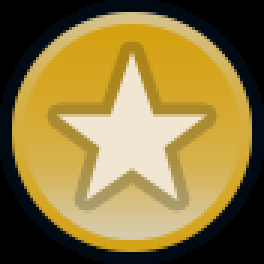
#> input picture assets/champ-favorite-flag.png, 88 x 88 px (shown 3 times larger)
$ python -i template_processor.py   (imports and definitions only)
#> lines starting #> are read from the running program, lines starting #| are printed output that depends on the picture; after the words box and inside, x2 and y2 are one past the last pixel; in counts of white or black regions, pixels touching at a corner belong together
### utils/logging.py
#!/usr/bin/env python3
# -*- coding: utf-8 -*-
"""
Logging configuration and utilities
"""

# Standard library imports
import os
import queue
import re
import sys
import threading
import time
from datetime import datetime
from pathlib import Path
from typing import Dict

# Third-party imports
import logging
import urllib3
from urllib3.exceptions import InsecureRequestWarning

# Local imports
from config import (
    LOG_MAX_FILE_SIZE_MB_DEFAULT,
    LOG_FILE_PATTERN, LOG_TIMESTAMP_FORMAT, LOG_SEPARATOR_WIDTH,
    PRODUCTION_MODE
)

# Add custom TRACE logging level (below DEBUG)
TRACE = 5
logging.addLevelName(TRACE, "TRACE")

# [4 lines left out: function trace, not called in this run]

# Add trace() method to Logger class
logging.Logger.trace = trace

# Global log mode (set by setup_logging)
_CURRENT_LOG_MODE = 'customer'
_NAMED_LOGGERS: Dict[str, logging.Logger] = {}

def get_log_mode() -> str:
    """Get the current logging mode"""
    return _CURRENT_LOG_MODE


class SanitizingFilter(logging.Filter):
    """
    Logging filter that sanitizes sensitive information and controls verbosity.

    Three modes:
    - customer: Clean, user-friendly logs (INFO+ only, no technical details)
    - verbose: Full technical details (DEBUG+, all pipeline info)
    - debug: Ultra-detailed (TRACE+, function traces, variable dumps)
    """

    # Patterns to sanitize (compiled regex for performance)
    PATTERNS = [
        # API URLs and endpoints
        (re.compile(r'https?://[^\s]+'), '[URL_REDACTED]'),
        # File paths - Windows paths only (C:\, D:\, etc. with backslashes)
        (re.compile(r'[A-Za-z]:\\[^\s]*'), '[PATH_REDACTED]'),
        # File paths - Unix paths (multiple slashes)
        (re.compile(r'/[^/\s]+/[^\s]+'), '[PATH_REDACTED]'),
        # Clean up partial path leaks after redaction (very aggressive - remove everything after [PATH_REDACTED])
        (re.compile(r'\[PATH_REDACTED\][^\n]*'), '[PATH_REDACTED]'),
        # Remove entire line with timing (don't leave empty lines)
        (re.compile(r'^\s*⏱️.*$', re.MULTILINE), ''),
        # Remove timing parts from detection messages
        (re.compile(r'\s*\|\s*Matching:.*$', re.MULTILINE), ''),
        (re.compile(r'\s*\|\s*Total:.*$', re.MULTILINE), ''),
        # Remove PID numbers (process IDs)
        (re.compile(r'PID:\s*\d+'), 'PID: [REDACTED]'),
        (re.compile(r'PID=\d+'), 'PID=[REDACTED]'),
        # API tokens/passwords (though these shouldn't be logged anyway)
        (re.compile(r'(token|password|pw|key|auth)["\s:=]+[^\s"]+', re.IGNORECASE), r'\1=[REDACTED]'),
        # Port numbers (could reveal implementation)
        (re.compile(r'port["\s:=]+\d+', re.IGNORECASE), 'port=[REDACTED]'),
        # GitHub repository references
        (re.compile(r'github\.com/[^\s/]+/[^\s/]+'), 'github.com/[REDACTED]'),
        # Specific implementation details
        (re.compile(r'(cslol|wad|injection|inject|dll|suspend|process|runoverlay|mkoverlay)', re.IGNORECASE), '[IMPL_DETAIL]'),
    ]

    # Sensitive message prefixes to completely suppress in customer mode
    SUPPRESS_PREFIXES = [
        # File/system initialization
        'File logging initialized',
        'Log file location:',
        '[ws] WebSocket',
        'LCU lockfile',
        '  - VERIFIED actual position:',

        # Qt/QWindowsContext messages (harmless COM warnings)
        'QWindowsContext:',
        'OleInitialize()',

        # Initialization messages (verbose/debug only)
        'Initializing ',
        '✓ ',
        'System tray manager started',
        'System tray icon started',
        'System ready',
        'Debug Mode:',
        'Thread ready',
        'Found ',
        'Language detected',
        'GPU detected',
        'Downloading ',
        'No new ',
        'Attempting to initialize',
        'WebSocket connected',

        # Chroma implementation details (too verbose)
        '[CHROMA] get_preview_path',
        '[CHROMA] Skin directory:',
        '[CHROMA] Looking for',
        '[CHROMA] ✅ Found preview:',
        '[CHROMA] ✅ ChromaPanelWidget parented',
        '[CHROMA] ✅ OpeningButton parented',
        '[CHROMA] Panel widgets created',
        '[CHROMA] Button:',
        '[CHROMA] First skin detected',

        # Implementation details
        '[COMPUTE]',
        '[timing]',
        '[change]',
        '[CACHE-HIT]',
        '[running]',
        '[stopped]',

        # Injection implementation details
        '[inject]',
        '[INJECT] on_champion_locked',
        '[INJECT] Background initialization',

        # Loadout timer spam
        '[loadout #',
        'T-',
        '⏰ Loadout ticker',

        # Lock details
        '[locks]',
        '🌹 Champion locked:',

        # LCU scraper details
        '[LCU-SCRAPER]',
        '[LCU] Loaded',
        'owned skins',

        # Thread lifecycle spam
        '✓ Phase thread',
        '✓ LCU Monitor',
        '✓ All threads',

        # Chroma checking spam (any [CHROMA] message)
        '[CHROMA]',

        # Status icon updates and app status sections (verbose only)
        'Locked icon shown',
        'Wilted Rose icon shown',
        'Bloomed Rose icon shown',
        '[APP STATUS]',
        '📍 System tray',
        '📊 App status',
        '🥀 APP STATUS',
        '🌹 APP STATUS',
        '   📋 ',  # Detail lines with this prefix
        '   ⏳ ',
        '   ✅ ',
        '   🎯 ',
        '   •',   # Bullet points

        # Repository/skin download details
        'Using repository ZIP downloader',
        'skins, skipping download',
        'preview images',
        '📥 STARTING SKIN DOWNLOAD',
        '✅ SKIN DOWNLOAD COMPLETED',

        # Skin detection details (show detection, hide verbose sub-details)
        '   📋 Champion:',  # Hide verbose champion detail line
        '   🔍 Source:',    # Hide "Source: LCU API + English DB"

        # Initialization details
        '🤖 INITIALIZED',
        'Thread updated',
        '   ⏱️',  # Timing measurements

        # Game state details (keep Phase transitions, hide verbose details)
        '👥 Players:',
        '🎮 Entering ChampSelect',
        '   • Mode:',
        '   • Remaining:',
        '   • Hz:',
        '   • Phase:',
        '   • ID:',
        '   • Locked:',

        '⚠️  This should only',

        # Game process monitoring (reveals technique)
        '👁️ GAME',
        '[[IMPL_DETAIL]] Starting game monitor',
        '🎮 Game [IMPL_DETAIL] found',
        '⏸️ Game',
        '▶️ Game resumed',
        '⚙️ Game loading',
        '❄️ mkoverlay',
        '⚡ mkoverlay',
        '🚀 Running overlay:',
        '   • Auto-resume:',
        'PID=[REDACTED], status=',

        # Timing (suppress any message starting with timing emoji)
        '⏱️',

        # Phase spam
        '🧹 Killed all',
    ]

    # [64 lines left out: functions __init__, filter, not called in this run]


class SizeRotatingCompositeHandler(logging.Handler):
    """
    A handler that delegates to an inner file handler and rolls over
    to a new file when the current file size reaches a threshold.

    - Creates files as: base.ext, base.ext.1, base.ext.2, ...
    - Does not delete on rotation (retention handled separately on startup)
    """
    # [368 lines left out: functions __init__, _compute_current_path, _apply_stored_config, _maybe_rotate, emit, setFormatter and 4 more, not called in this run]


def get_logger(name: str = "tracer") -> logging.Logger:
    """Get a logger instance"""
    return logging.getLogger(name)


# [120 lines left out: functions get_named_logger, cleanup_logs, _clear_log_file, not called in this run]


def cleanup_logs_on_startup():
    """Clean up old log files when the application starts"""
    cleanup_logs()


# ==================== Pretty Logging Helpers ====================

# [99 lines left out: functions log_section, log_event, log_action, log_success, log_status, not called in this run]

### character_recognition/template_processor.py
#!/usr/bin/env python3
"""
Template processing module for cleaning character templates.

Removes background white pixels and crops templates to fit tightly around the main character.
"""

import cv2
import numpy as np
from pathlib import Path
from typing import List, Tuple, Optional
from utils.logging import get_logger

log = get_logger()


def find_largest_connected_component(binary_img: np.ndarray) -> Tuple[np.ndarray, Tuple[int, int, int, int]]:
    """
    Find the largest connected component in a binary image and remove all others.

    Args:
        binary_img: Binary image (0 = black, 255 = white)

    Returns:
        Tuple of (cleaned_image, bounding_box) where bounding_box is (x, y, w, h)
    """
    # Find connected components on the original image
    # We need to work with white pixels (255) as foreground
    num_labels, labels, stats, centroids = cv2.connectedComponentsWithStats(binary_img, connectivity=8)

    if num_labels <= 1:  # Only background
        return binary_img, (0, 0, binary_img.shape[1], binary_img.shape[0])

    # Find the largest WHITE component
    # We need to find components that are white (255), not black (0)
    largest_area = 0
    largest_label = 1

    for i in range(1, num_labels):
        # Check if this component is actually white (255) pixels
        component_mask = (labels == i)
        white_pixels = np.sum((binary_img == 255) & component_mask)

        if white_pixels > largest_area:
            largest_area = white_pixels
            largest_label = i

    # Create a clean image with only the largest white component
    clean_img = np.zeros_like(binary_img)
    clean_img[labels == largest_label] = 255

    # Get bounding box of largest component
    x = stats[largest_label, cv2.CC_STAT_LEFT]
    y = stats[largest_label, cv2.CC_STAT_TOP]
    w = stats[largest_label, cv2.CC_STAT_WIDTH]
    h = stats[largest_label, cv2.CC_STAT_HEIGHT]

    # Crop to the largest component
    cropped = clean_img[y:y+h, x:x+w]

    return cropped, (x, y, w, h)


def crop_to_character(template_img: np.ndarray, min_padding: int = 2) -> np.ndarray:
    """
    Crop template image to fit tightly around the main character.

    Args:
        template_img: Template image to process
        min_padding: Minimum padding to keep around the character

    Returns:
        Cropped template image
    """
    # Ensure image is binary
    if len(template_img.shape) == 3:
        template_img = cv2.cvtColor(template_img, cv2.COLOR_BGR2GRAY)

    # Ensure binary (0 or 255)
    _, binary_img = cv2.threshold(template_img, 127, 255, cv2.THRESH_BINARY)

    # Find the largest connected component (the main character)
    cropped, (x, y, w, h) = find_largest_connected_component(binary_img)

    # Add minimum padding
    h, w = cropped.shape
    padded = np.zeros((h + 2*min_padding, w + 2*min_padding), dtype=np.uint8)
    padded[min_padding:h+min_padding, min_padding:w+min_padding] = cropped

    return padded


# [134 lines left out: functions process_template_file, process_all_templates, main, not called in this run]


# [2 lines not run here, left out]

>>> import cv2
>>> picture = cv2.imread('../assets/champ-favorite-flag.png')
#> picture is the input picture: shape (88, 88, 3); mean B, G, R 62.9, 118.5, 137.9
>>> result = crop_to_character(picture)
#> in crop_to_character, `template_img = cv2.cvtColor(template_img, cv2.COLOR_BGR2GRAY)`:
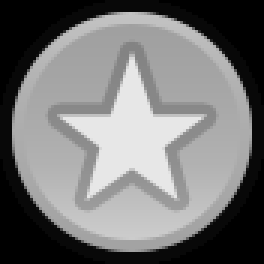
#> template_img: shape (88, 88) (shown 3 times larger); min 0, max 231, mean 117.9
#> in crop_to_character, `_, binary_img = cv2.threshold(template_img, 127, 255, cv2.THRESH_BINARY)`:
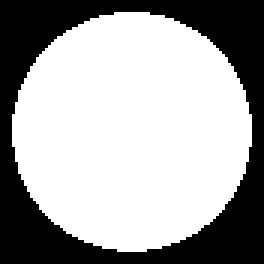
#> binary_img: shape (88, 88) (shown 3 times larger); 64.7% white; 1 black region, box (x1, y1, x2, y2) and area: (0, 0, 88, 88) 2736
#> in find_largest_connected_component, `num_labels, labels, stats, centroids = cv2.connectedComponentsWithStat..`: num_labels = 2; stats = [[0, 0, 88, 88, 2736], [4, 4, 80, 80, 5008]]; centroids = [[43.5, 43.63], [43.5, 43.43]]
#> the loop in find_largest_connected_component, `for i in range(1, num_labels):` made 1 pass
#> (white_pixels, largest_area) on pass 1: (5008, 5008)
#> after the loop in find_largest_connected_component, `for i in range(1, num_labels):`: largest_area = 5008; largest_label = 1
#> in find_largest_connected_component, `x = stats[largest_label, cv2.CC_STAT_LEFT]`: x = 4
#> in find_largest_connected_component, `w = stats[largest_label, cv2.CC_STAT_WIDTH]`: w = 80
#> in find_largest_connected_component, `cropped = clean_img[y:y+h, x:x+w]`:
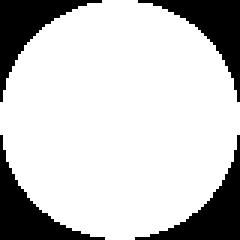
#> cropped: shape (80, 80) (shown 3 times larger); 78.2% white; 4 black regions, box (x1, y1, x2, y2) and area: (0, 45, 35, 80) 351, (45, 45, 80, 80) 351, (0, 0, 34, 34) 345, (46, 0, 80, 34) 345
#> in crop_to_character, `cropped, (x, y, w, h) = find_largest_connected_component(binary_img)`: x = 4; w = 80
#> in crop_to_character, `padded[min_padding:h+min_padding, min_padding:w+min_padding] = cropped`:
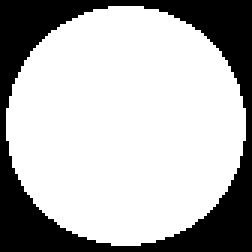
#> padded: shape (84, 84) (shown 3 times larger); 71% white; 1 black region, box (x1, y1, x2, y2) and area: (0, 0, 84, 84) 2048
